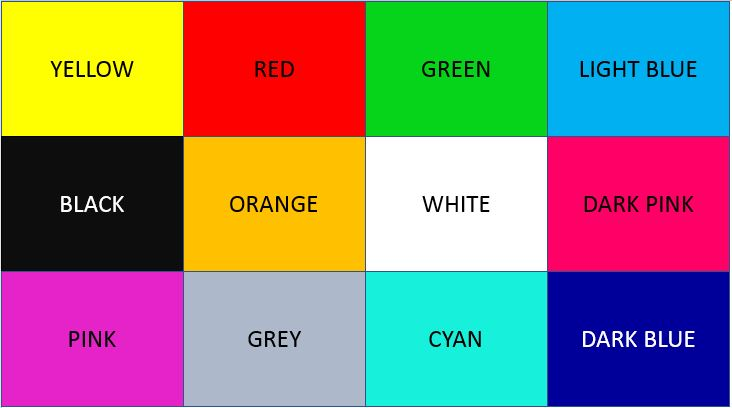
#> input picture colours.JPG, 732 x 408 px, found by its file name
$ jupyter execute 'DETECTION OF COLOR.ipynb'
#> lines starting #> are read from the running program, lines starting #| are printed output that depends on the picture; after the words box and inside, x2 and y2 are one past the last pixel; in counts of white or black regions, pixels touching at a corner belong together
[cell 1]
import cv2
import numpy as np
import matplotlib.pyplot as plt

[cell 2]
img = cv2.imread('C:/Users/Daksha/Desktop/colours.JPG')
#> img is the input picture: shape (408, 732, 3); mean B, G, R 118.2, 129.2, 141.2

[cell 3]
plt.figure(figsize=(20,8))
plt.imshow(img)

[cell 4]
grid_RGB = cv2.cvtColor(img,cv2.COLOR_BGR2RGB)

[cell 5]
plt.figure(figsize=(20,8))
plt.imshow(grid_RGB)

[cell 6]
grid_HSV = cv2.cvtColor(grid_RGB,cv2.COLOR_RGB2HSV)
#> grid_HSV: shape (408, 732, 3); mean H, S, V 75.1, 185.8, 208.8

[cell 7]
lower=np.array([25,150,50])
upper=np.array([35,255,255])

[cell 8]
mask = cv2.inRange(grid_HSV,lower,upper)
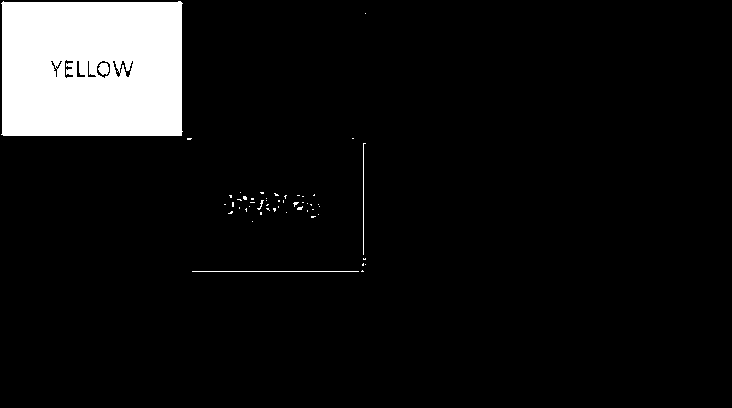
#> mask: shape (408, 732); 8.1% white; 52 white regions (47 under 20 px), largest, box (x1, y1, x2, y2) and area: (1, 1, 183, 136) 23681, (192, 271, 359, 272) 167, (363, 143, 366, 255) 114, (98, 63, 109, 75) 101, (257, 200, 264, 210) 21

[cell 9]
plt.figure(figsize=(20,8))
plt.imshow(mask)

[cell 10]
res = cv2.bitwise_and(grid_RGB,grid_RGB,mask=mask)
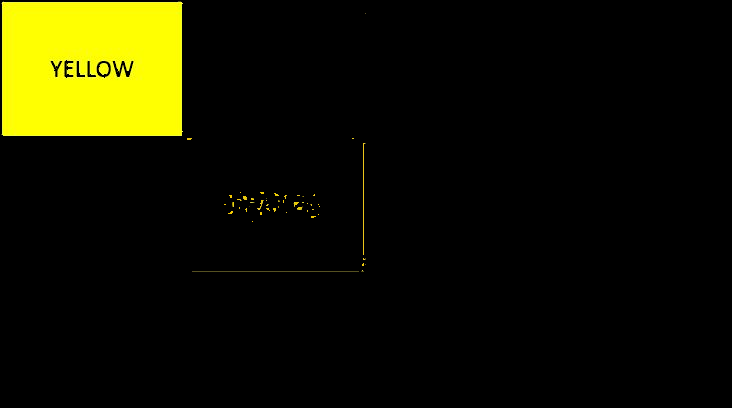
#> res: shape (408, 732, 3); mean R, G, B 20.4, 20.4, 0.4
